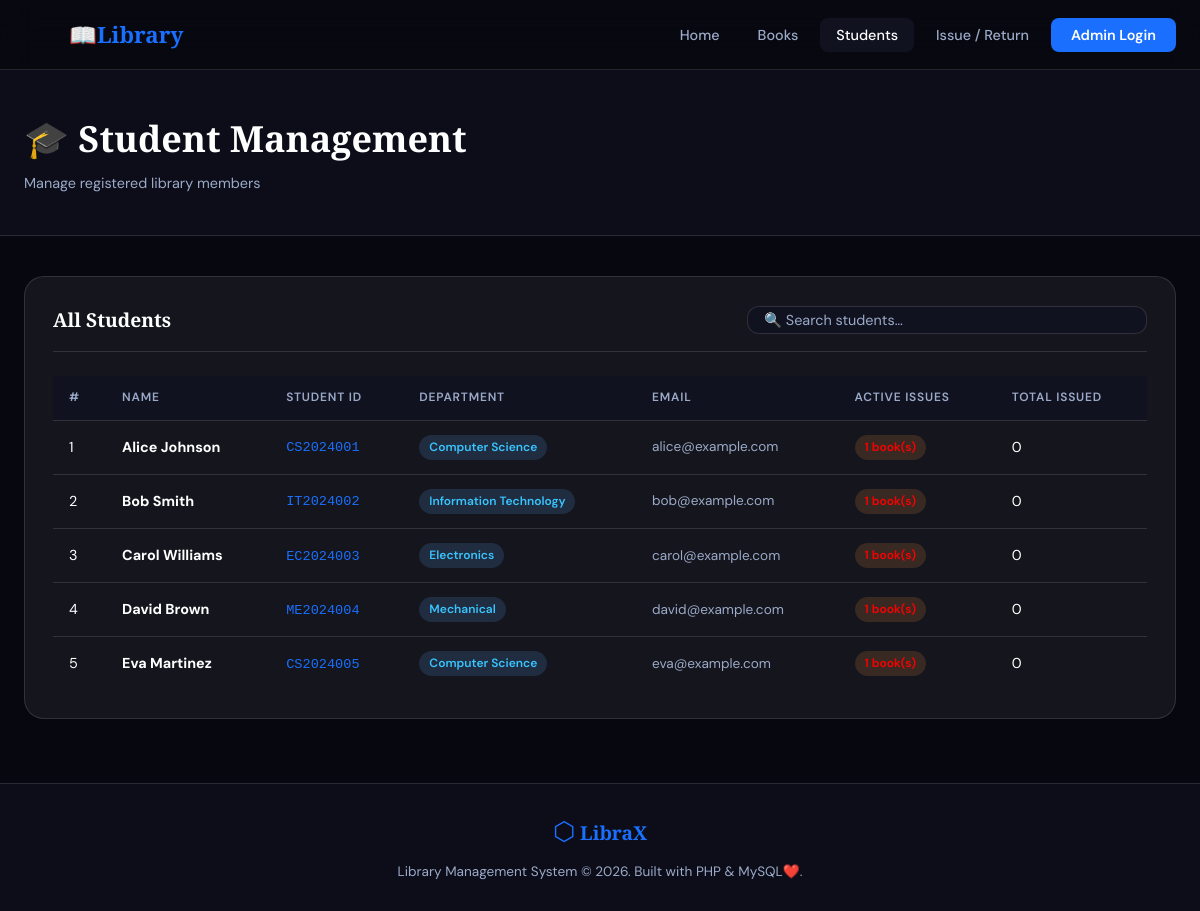
Page /students.php on the committed database.
### tables this page shows
CREATE TABLE IF NOT EXISTS `students` (
    `id`         INT AUTO_INCREMENT PRIMARY KEY,
    `name`       VARCHAR(120) NOT NULL,
    `student_id` VARCHAR(50)  NOT NULL UNIQUE COMMENT 'College/University roll number',
    `department` VARCHAR(100) NOT NULL,
    `email`      VARCHAR(150) DEFAULT NULL,
    `phone`      VARCHAR(20)  DEFAULT NULL,
    `created_at` TIMESTAMP DEFAULT CURRENT_TIMESTAMP
);

### students.php (the view, shortened to what this page needs)
<?php
require_once 'includes/db.php';
$students = $conn->query("
    SELECT s.*,
           COUNT(t.id) AS total_issued,
           SUM(CASE WHEN t.return_date IS NULL THEN 1 ELSE 0 END) AS active_issues
    FROM students s
    LEFT JOIN transactions t ON s.id = t.student_id
    GROUP BY s.id
    ORDER BY s.name ASC
");
require_once 'includes/header.php';
?>
<div class="page-header">
    <div class="page-header-inner">
        <div>
            <div class="page-title">🎓 Student Management</div>
            <div class="page-subtitle">Manage registered library members</div>
        </div>
    </div>
</div>
<div class="content-area">
    <div class="panel">
        <div class="panel-header">
            <div class="panel-title">All Students</div>
            <div class="search-bar">
                <input type="text" id="searchInput" placeholder="🔍 Search students…">
            </div>
        </div>
        <div class="table-wrap">
            <?php if ($students->num_rows > 0): ?>
            <table>
                <thead>
                    <tr>
                        <th>#</th>
                        <th>Name</th>
                        <th>Student ID</th>
                        <th>Department</th>
                        <th>Email</th>
                        <th>Active Issues</th>
                        <th>Total Issued</th>
                    </tr>
                </thead>
                <tbody>
                    <?php while ($s = $students->fetch_assoc()): ?>
                    <tr>
                        <td><?= $s['id'] ?></td>
                        <td><strong><?= htmlspecialchars($s['name']) ?></strong></td>
                        <td><code style="color:var(--accent);font-size:0.85rem;"><?= htmlspecialchars($s['student_id']) ?></code></td>
                        <td><span class="badge badge-info"><?= htmlspecialchars($s['department']) ?></span></td>
                        <td style="color:var(--text-muted);font-size:0.85rem;"><?= htmlspecialchars($s['email'] ?: '—') ?></td>
                        <td>
                            <?php if ($s['active_issues'] > 0): ?>
                                <span class="badge badge-warning"><?= $s['active_issues'] ?> book(s)</span>
                            <?php else: ?>
                                <span class="badge badge-success">None</span>
                            <?php endif; ?>
                        </td>
                        <td><?= $s['total_issued'] ?></td>
                    </tr>
                    <?php endwhile; ?>
                </tbody>
            </table>
            <?php endif; ?>
        </div>
    </div>
</div>
<?php require_once 'includes/footer.php'; ?>

### assets/css/style.css (style rules this page uses)
:root { --bg: #07080f; --bg2: #0c0d18; --bg3: #111220; --card: rgba(255,255,255,0.06); --border: rgba(255,255,255,0.12); --accent: #1a6fff; --accent2: #0047cc; --text: #ffffff; --text-muted: #9baac8; --success: #22c55e; --danger: #cf0b0b; --info: #38c4ff; --warning: #fc0000; --radius: 12px; --radius-lg: 20px; --shadow: 0 4px 24px rgba(0,0,0,0.6); --shadow-lg: 0 12px 48px rgba(0,0,0,0.8); --font-display: 'Playfair Display', serif; --font-body: 'DM Sans', sans-serif; --nav-h: 70px; }
*, *::before, *::after { box-sizing: border-box; margin: 0; padding: 0; }
html { scroll-behavior: smooth; }
body { font-family: var(--font-body); background: var(--bg); color: var(--text); line-height: 1.6; min-height: 100vh; }
.page-header { padding: calc(var(--nav-h) + 40px) 24px 40px; background: var(--bg2); border-bottom: 1px solid var(--border); }
.page-header-inner { max-width: 1200px; margin: 0 auto; display: flex; align-items: center; justify-content: space-between; gap: 20px; flex-wrap: wrap; }
.page-title { font-family: var(--font-display); font-size: clamp(1.6rem, 3vw, 2.4rem); font-weight: 700; }
.page-subtitle { color: var(--text-muted); font-size: 0.9rem; margin-top: 4px; }
.content-area { max-width: 1200px; margin: 0 auto; padding: 40px 24px; }
.panel { background: var(--card); border: 1px solid var(--border); border-radius: var(--radius-lg); padding: 28px; margin-bottom: 24px; }
.panel-header { display: flex; align-items: center; justify-content: space-between; margin-bottom: 24px; padding-bottom: 16px; border-bottom: 1px solid var(--border); }
.panel-title { font-family: var(--font-display); font-size: 1.2rem; font-weight: 700; }
.table-wrap { overflow-x: auto; }
table { width: 100%; border-collapse: collapse; font-size: 0.9rem; }
thead th { background: var(--bg3); padding: 12px 16px; text-align: left; font-size: 0.75rem; font-weight: 600; text-transform: uppercase; letter-spacing: 0.8px; color: var(--text-muted); border-bottom: 1px solid var(--border); }
tbody td { padding: 14px 16px; border-bottom: 1px solid var(--border); vertical-align: middle; }
tbody tr:last-child td { border-bottom: none; }
.badge { display: inline-flex; align-items: center; gap: 4px; padding: 3px 10px; border-radius: 50px; font-size: 0.75rem; font-weight: 600; }
.badge-info { background: rgba(96,165,250,0.15); color: var(--info); }
.badge-warning { background: rgba(251,146,60,0.15); color: var(--warning); }
.search-bar { display: flex; gap: 10px; align-items: center; background: var(--bg3); border: 1px solid var(--border); border-radius: var(--radius); padding: 4px 4px 4px 16px; flex: 1; max-width: 400px; }
.search-bar input { flex: 1; background: none; border: none; outline: none; color: var(--text); font-family: var(--font-body); font-size: 0.9rem; }
.search-bar input::placeholder { color: var(--text-muted); }

### rows in the picture
students: id "1", name "Alice Johnson", student "CS2024001", department "Computer Science", email "alice@example.com", active_issues "1", total_issued "0"
students: id "2", name "Bob Smith", student "IT2024002", department "Information Technology", email "bob@example.com", active_issues "1", total_issued "0"
students: id "3", name "Carol Williams", student "EC2024003", department "Electronics", email "carol@example.com", active_issues "1", total_issued "0"
students: id "4", name "David Brown", student "ME2024004", department "Mechanical", email "david@example.com", active_issues "1", total_issued "0"
students: id "5", name "Eva Martinez", student "CS2024005", department "Computer Science", email "eva@example.com", active_issues "1", total_issued "0"
